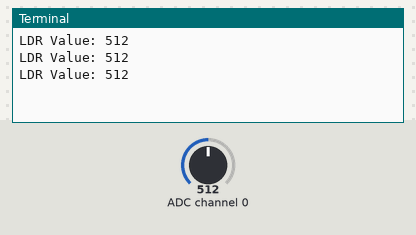
A program run on a simulated Raspberry Pi (BCM pin numbers). On the bench: the last lines printed to the terminal. The test bench sets the inputs (shaded band); at power-on: ADC channel 0 = 512 (analog values on the 0–1023 scale).

Above: at 1.2 s.
1.3 s: ADC channel 0 set to 716
At 1.9 s:
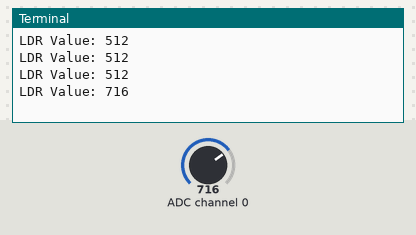
2.8 s: ADC channel 0 set to 900
At 3.4 s:
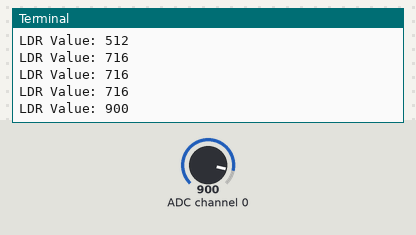
Timing chart, 0 to 5.8 s (numbered marks = the images above; inputs shaded):
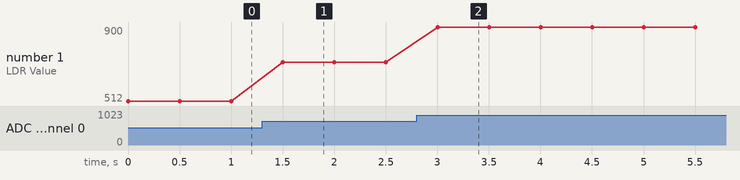

Measured:
- after the input at 1.3 s, the terminal: prints a new line after 0.20 s (image 1)
- after the input at 2.8 s, the terminal: prints a new line after 0.20 s (image 2)
- plotted number 1: 512 → 716 after the input at 1.3 s, 716 → 900 after the input at 2.8 s

The program:

LDR.py
```python
import spidev
import time

spi = spidev.SpiDev()

spi.open(0, 0)

spi.max_speed_hz = 1000000


# 0~7까지 채널에서 SPI 데이터 읽기
def analog_read(channel):
  # [byte_1, byte_2, byte_3]
  # byte_1 : 1
  # byte_2 : channel(0) + 8 -> 0000 1000 << 4 -> 1000 0000
  # byte_3 : 0
  ret = spi.xfer2([1, (channel + 8) << 4, 0])
  adc_out = ((ret[1] & 3) << 8) + ret[2]
  return adc_out

try:
    while True:
        ldr_value = analog_read(0)
        print("LDR Value: %d" % ldr_value)
        time.sleep(0.5)
finally:
    spi.close()
```
